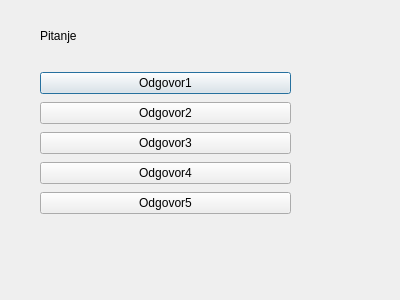
<?xml version="1.0" encoding="UTF-8"?>
<ui version="4.0">
 <class>QuestionPB</class>
 <widget class="QDialog" name="QuestionPB">
  <property name="geometry">
   <rect>
    <x>0</x>
    <y>0</y>
    <width>400</width>
    <height>300</height>
   </rect>
  </property>
  <property name="windowTitle">
   <string>Dialog</string>
  </property>
  <widget class="QLabel" name="label">
   <property name="geometry">
    <rect>
     <x>40</x>
     <y>20</y>
     <width>341</width>
     <height>31</height>
    </rect>
   </property>
   <property name="text">
    <string>Pitanje</string>
   </property>
  </widget>
  <widget class="QWidget" name="">
   <property name="geometry">
    <rect>
     <x>40</x>
     <y>70</y>
     <width>251</width>
     <height>151</height>
    </rect>
   </property>
   <layout class="QVBoxLayout" name="verticalLayout">
    <item>
     <widget class="QPushButton" name="pushButton">
      <property name="text">
       <string>Odgovor1</string>
      </property>
     </widget>
    </item>
    <item>
     <widget class="QPushButton" name="pushButton_2">
      <property name="text">
       <string>Odgovor2</string>
      </property>
     </widget>
    </item>
    <item>
     <widget class="QPushButton" name="pushButton_3">
      <property name="text">
       <string>Odgovor3</string>
      </property>
     </widget>
    </item>
    <item>
     <widget class="QPushButton" name="pushButton_4">
      <property name="text">
       <string>Odgovor4</string>
      </property>
     </widget>
    </item>
    <item>
     <widget class="QPushButton" name="pushButton_5">
      <property name="text">
       <string>Odgovor5</string>
      </property>
     </widget>
    </item>
   </layout>
  </widget>
 </widget>
 <resources/>
 <connections/>
</ui>
